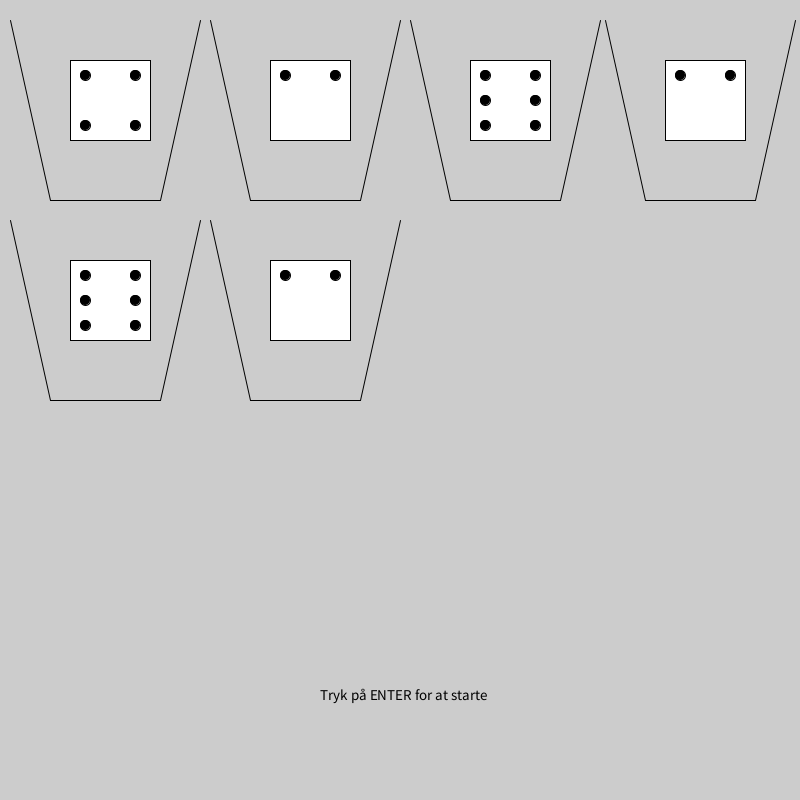
Frame 1 (no input)
Frame 60 (the mouse pressed at the canvas centre just before this capture): identical to frame 1, image omitted
Frame 120 (the mouse held since frame 60 and released just before this capture): identical to frame 1, image omitted

The Processing sketch that drew this single still picture (run headless with seeded random() and noise(); from frame 60 on, the mouse is pressed at the canvas centre):

// Processing sketch: DiceGame1
// ── DiceGame1.pde
DiceCup diceCup = new DiceCup();

void setup() {
  size(800, 800);
  fill(0);
  textSize(15);
  text("Tryk på ENTER for at starte", width/2 - 80, height-100);
  doSomething();
}


void doSomething() {
  diceCup.draw(110, 100, 80);
  diceCup.draw(310, 100, 80);

  diceCup.draw(510, 100, 80);
  diceCup.draw(705, 100, 80);

  diceCup.draw(110, 300, 80);
  diceCup.draw(310, 300, 80);
}

void draw() {
  if (keyPressed) {
    println("Game started");
  }
}

void keyPressed() {
  if (key == ENTER) {
    doSomething();
  }
}

// ── diceCup.pde

class DiceCup {
  void addDie(Die die, int x, int y, int size) {
    die.draw(x, y, size);
  }

  void shake() {
    Die die = new Die();
    die.roll();
  }

  void draw(int x, int y, int dieSize) {
    // Draw cup
    line(x-100, y-80, x-60, y+100);
    line(x-60, y+100, x+50, y+100);
    line(x+50, y+100, x+90, y-80);
    addDie(new Die(), x, y, dieSize);
  }
}

// ── die.pde

class Die {
  color diceColor = color(255);
  color eyeColor = color(0);

  int roll() {
    float ranNum = random(1, 7);
    return parseInt(ranNum);
  }

  void draw(int x, int y, int size) {
    rectMode(CENTER);
    fill(diceColor);
    rect(x, y, size, size);
    fill(eyeColor);


    Die die = new Die();

    int getRollNum = die.roll();

    switch(getRollNum) {
    case 1:
      circle(x, y, 10);
      break;
    case 2:
      circle(x-25, y-25, 10);
      circle(x+25, y-25, 10);  
      break;
    case 3:
      circle(x-25, y-25, 10);
      circle(x, y, 10);
      circle(x+25, y+25, 10);
      break;
    case 4:
      circle(x-25, y-25, 10);
      circle(x-25, y+25, 10);

      circle(x+25, y-25, 10);
      circle(x+25, y+25, 10);
      break;
    case 5:
      circle(x-25, y-25, 10);
      circle(x-25, y+25, 10);
      circle(x, y, 10);
      circle(x+25, y-25, 10);
      circle(x+25, y+25, 10);
      break;
    case 6:
      circle(x-25, y-25, 10);
      circle(x-25, y, 10);
      circle(x-25, y+25, 10); 

      circle(x+25, y-25, 10);
      circle(x+25, y, 10);
      circle(x+25, y+25, 10);
      break;
    }

    /*
    //Middle
     circle(x, y, 10);
     
     //Left side
     circle(x-25, y-25, 10);
     circle(x-25, y, 10);
     circle(x-25, y+25, 10);
     
     //Right side
     circle(x+25, y-25, 10);
     circle(x+25, y, 10);
     circle(x+25, y+25, 10);*/
  }
}
